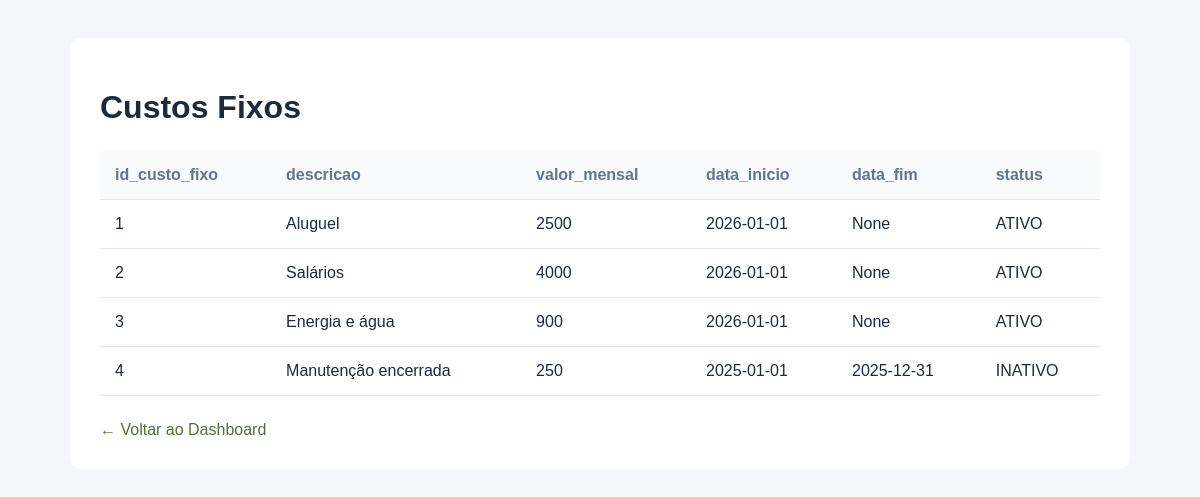
The app's page /custos-fixos with its own data.
### tables this page shows
CREATE TABLE custo_fixo (
    id_custo_fixo INTEGER PRIMARY KEY AUTOINCREMENT,
    descricao VARCHAR(120) NOT NULL,
    valor_mensal DECIMAL(10,2) NOT NULL
        CHECK (valor_mensal >= 0),
    data_inicio DATE NOT NULL,
    data_fim DATE,
    status TEXT NOT NULL DEFAULT 'ATIVO'
        CHECK (status IN ('ATIVO', 'INATIVO')),
    CHECK (data_fim IS NULL OR data_fim >= data_inicio)
);

### app.py (the view)
@app.route("/custos-fixos")
def pagina_custos_fixos():
    conexao = conectar_banco()
    custos = conexao.execute(
        "SELECT * FROM custo_fixo"
    ).fetchall()
    conexao.close()
    return render_template(
        "custos_fixos.html",
        custos=custos
    )

### app.py (called while the page is built)
def conectar_banco():
    conexao = sqlite3.connect("banco.db")
    conexao.row_factory = sqlite3.Row
    return conexao

### templates/custos_fixos.html (shortened to what this page needs)
<!DOCTYPE html>
<html lang="pt-BR">
<head>
</head>
<body>
<div class="container">
    <h1>Custos Fixos</h1>
    <table>
        <thead>
            <tr>
                {% for coluna in custos[0].keys() %}
                    <th>{{ coluna }}</th>
                {% endfor %}
            </tr>
        </thead>
        <tbody>
            {% for custo in custos %}
                <tr>
                    {% for coluna in custo.keys() %}
                        <td>{{ custo[coluna] }}</td>
                    {% endfor %}
                </tr>
            {% else %}
                <tr>
                    <td>Nenhum custo fixo cadastrado.</td>
                </tr>
            {% endfor %}
        </tbody>
    </table>
    <a href="/" class="voltar">← Voltar ao Dashboard</a>
</div>
</body>
</html>

### templates/custos_fixos.html (style rules this page uses)
body { font-family: Arial, sans-serif; background: #f4f6f9; color: #1e293b; padding: 30px; }
.container { max-width: 1000px; margin: auto; background: white; padding: 30px; border-radius: 12px; }
h1 { margin-bottom: 25px; }
table { width: 100%; border-collapse: collapse; }
th, td { padding: 15px; text-align: left; border-bottom: 1px solid #e2e8f0; }
th { background: #f8fafc; color: #64748b; }
.voltar { display: inline-block; margin-top: 25px; color: #51703C; text-decoration: none; }

### records on screen
custo_fixo: id_custo_fixo "1" "Aluguel" "2500" "2026-01-01" "None" "ATIVO"
custo_fixo: id_custo_fixo "2" "Salários" "4000" "2026-01-01" "None" "ATIVO"
custo_fixo: id_custo_fixo "3" "Energia e água" "900" "2026-01-01" "None" "ATIVO"
custo_fixo: id_custo_fixo "4" "Manutenção encerrada" "250" "2025-01-01" "2025-12-31" "INATIVO"

### other values on screen
{{ coluna }} "id_custo_fixo" "descricao" "valor_mensal" "data_inicio" "data_fim" "status"
